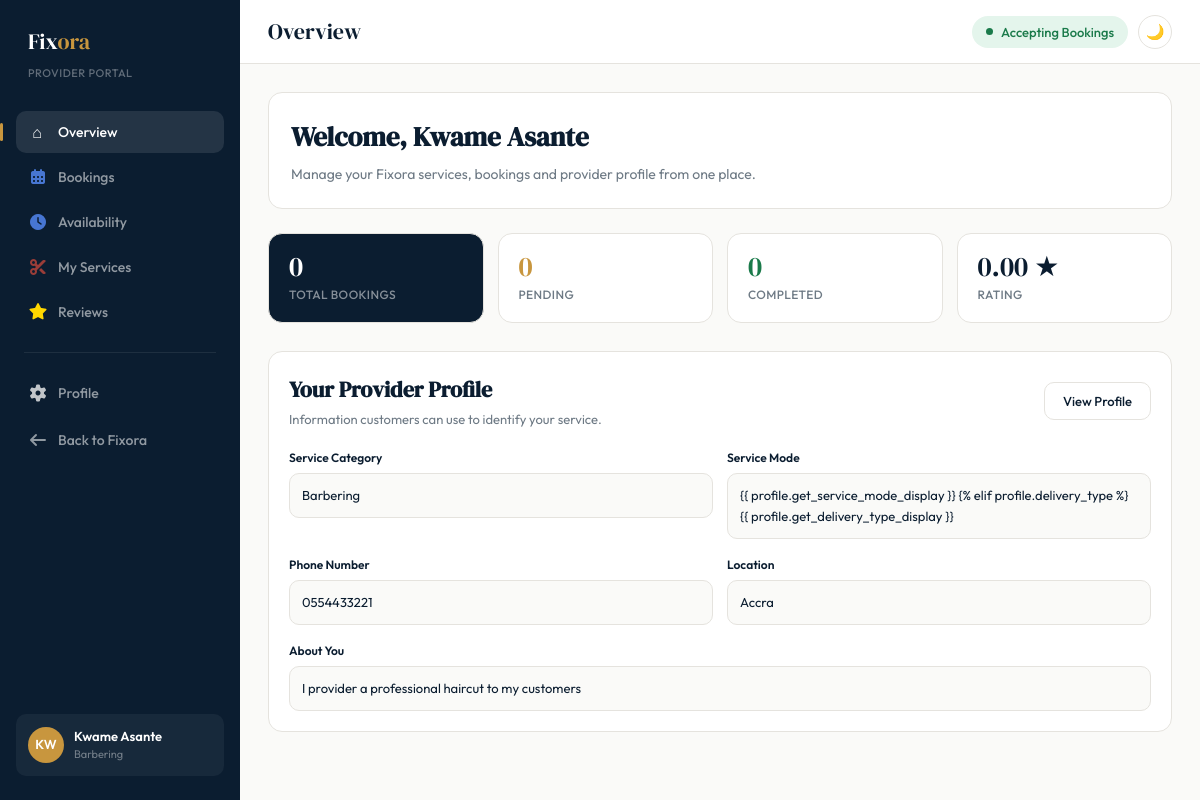
The page /provider/dashboard/ (signed in) on the database its author committed.
### provider/models.py (models this page shows, shortened)
class Provider(models.Model):
    class ServiceType(models.TextChoices):
        BARBERING= 'barbering', 'Barbering'
        LAUNDRY= 'laundry', 'Laundry'
        CLEANING= 'cleaning', 'Cleaning'
    class ServiceMode(models.TextChoices):
        HOME = 'home', 'Home Service'
        WALK_IN = 'walk_in', 'Walk-in'
    user = models.OneToOneField(User, on_delete=models.CASCADE, related_name='provider_profile')
    full_name =models.CharField(max_length=100)
    email=models.EmailField(unique=True)
    phone_number=models.CharField(max_length=10)
    service_type=models.CharField(max_length=100, choices=[('barbering', 'Barbering'), ('laundry', 'Laundry'), ('cleaning', 'Cleaning')])
    service_mode=models.CharField(max_length=20, choices=[('home', 'Home Service'), ('walk_in', 'Walk-in')])
    delivery_type=models.CharField(max_length=20, choices=[('home_service', 'Home Service'), ('pickup', 'Pickup')])
    address=models.CharField(max_length=100)
    bio=models.TextField()
    profile_picture=models.ImageField(upload_to='profile_pictures/', blank=True, null=True)
    status=models.CharField(max_length=10, choices=[('active', 'Active'), ('inactive', 'Inactive')], default='active')
    rating=models.DecimalField(max_digits=3, decimal_places=2, default=0.00)
    availability=models.BooleanField(default=True)
    working_hours=models.CharField(max_length=100)
    created_at=models.DateTimeField(auto_now_add=True)
    class Meta:
        db_table = 'providers'

### provider/views.py (the view, shortened to what this page needs)
# urls.py: path('dashboard/', views.provider_dashboard, name='provider_dashboard'),
@login_required
def provider_dashboard(request):
    provider = Provider.objects.filter(user=request.user).first()
    bookings = Booking.objects.filter(provider=provider).order_by("-booking_date", "-booking_time")
    pending_bookings = bookings.filter(status="pending")
    confirmed_bookings = bookings.filter(status="confirmed")
    completed_bookings = bookings.filter(status="completed")
    cancelled_bookings = bookings.filter(status="cancelled")
    services = Service.objects.filter(provider=provider)
    total_bookings = bookings.count()
    pending_count = pending_bookings.count()
    completed_count = completed_bookings.count()
    context = {
        "provider": provider,
        "profile": provider,
        "bookings": bookings,
        "pending_bookings": pending_bookings,
        "confirmed_bookings": confirmed_bookings,
        "completed_bookings": completed_bookings,
        "cancelled_bookings": cancelled_bookings,
        "services": services,
        "total_bookings": total_bookings,
        "pending_count": pending_count,
        "completed_count": completed_count,
    }
    return render(request, "provider/provider_dashboard.html", context)

### provider/templates/provider/provider_dashboard.html (shortened to what this page needs)
{% load static %}
<!doctype html>
<html lang="en" data-theme="light">
  <head>
    <link
      rel="stylesheet"
      href="{% static 'provider/provider_dashboard.css' %}"
    />
    <link
      rel="stylesheet"
      href="https://cdnjs.cloudflare.com/ajax/libs/font-awesome/7.3.1/css/all.min.css"
    />
  </head>
  <body>
    <div class="layout">
      <aside class="sidebar">
        <div class="side-logo">Fix<span>ora</span></div>
        <div class="side-sub">Provider Portal</div>
        <nav class="side-nav">
          <button
            class="side-link active"
            onclick="switchPanel('overview', this)"
          >
            <span class="side-icon">⌂</span>
            Overview
          </button>
          <button class="side-link" onclick="switchPanel('bookings', this)">
            <span class="side-icon"><i class="fas fa-calendar-alt" style="color: rgb(71, 118, 210);"></i></span>
            Bookings
          </button>
          <button class="side-link" onclick="switchPanel('availability', this)">
            <span class="side-icon"><i class="fas fa-clock" style="color: rgb(71, 118, 210);"></i></span>
            Availability
          </button>
          <button class="side-link" onclick="switchPanel('services', this)">
            <span class="side-icon"><i class="fas fa-cut" style="color: rgb(154, 61, 56);"></i></span>
            My Services
          </button>
          <button class="side-link" onclick="switchPanel('reviews', this)">
            <span class="side-icon"><i class="fas fa-star" style="color: rgb(255, 215, 0);"></i></span>
            Reviews
          </button>
          <div class="side-divider"></div>
          <button class="side-link" onclick="switchPanel('profile', this)">
            <span class="side-icon"><i class="fas fa-cog" style="color: rgba(242, 242, 242, 0.789);"></i></span>
            Profile
          </button>
          <a class="side-link" href="/">
            <span class="side-icon"><i class="fas fa-arrow-left"></i></span>
            Back to Fixora
          </a>
        </nav>
        <div class="side-foot">
          <div class="side-avatar">
            {{ profile.full_name|slice:":2"|upper }}
          </div>
          <div>
            <div class="side-foot-name">{{ profile.full_name }}</div>
            <div class="side-foot-role">
              {{ profile.get_service_type_display }}
            </div>
          </div>
        </div>
      </aside>
      <main class="main">
        <header class="topbar">
          <div class="topbar-title" id="topbar-title">Overview</div>
          <div class="topbar-right">
            <button
              class="status-toggle"
              id="statusToggle"
              onclick="toggleStatus(this)"
            >
              <span class="status-dot"></span>
              {% if profile.availability %} Accepting Bookings {% else %} Not
              Accepting Bookings {% endif %}
            </button>
            <button class="theme-btn" onclick="toggleTheme()" id="themeBtn">
              🌙
            </button>
          </div>
        </header>
        <div class="content">
          <section class="panel active" id="panel-overview">
            <div class="welcome">
              <h1>Welcome, {{ profile.full_name }}</h1>
              <p>
                Manage your Fixora services, bookings and provider profile from
                one place.
              </p>
            </div>
            <div class="stats">
              <div class="stat featured">
                <div class="stat-val">{{ total_bookings }}</div>
                <div class="stat-label">Total Bookings</div>
              </div>
              <div class="stat">
                <div class="stat-val" style="color: var(--gold)">
                  {{ pending_count }}
                </div>
                <div class="stat-label">Pending</div>
              </div>
              <div class="stat">
                <div class="stat-val" style="color: var(--success)">
                  {{ completed_count }}
                </div>
                <div class="stat-label">Completed</div>
              </div>
              <div class="stat">
                <div class="stat-val">{{ profile.rating }} ★</div>
                <div class="stat-label">Rating</div>
              </div>
            </div>
            <div class="card">
              <div class="sec-hd">
                <div>
                  <h2>Your Provider Profile</h2>
                  <div class="sec-sub">
                    Information customers can use to identify your service.
                  </div>
                </div>
                <button
                  class="btn btn-outline"
                  onclick="
                    switchPanel(
                      'profile',
                      document.querySelectorAll('.side-link')[5],
                    )
                  "
                >
                  View Profile
                </button>
              </div>
              <div class="form-row-2">
                <div>
                  <label class="form-label"> Service Category </label>
                  <div class="info-value">
                    {{ profile.get_service_type_display }}
                  </div>
                </div>
                <div>
                  <label class="form-label"> Service Mode </label>
                  <div class="info-value">
                    {% if profile.service_mode %} {{
                    profile.get_service_mode_display }} {% elif
                    profile.delivery_type %} {{
                    profile.get_delivery_type_display }} {% else %} Not
                    specified {% endif %}
                  </div>
                </div>
              </div>
              <div class="form-row-2">
                <div>
                  <label class="form-label"> Phone Number </label>
                  <div class="info-value">{{ profile.phone_number }}</div>
                </div>
                <div>
                  <label class="form-label"> Location </label>
                  <div class="info-value">{{ profile.address }}</div>
                </div>
              </div>
              <div>
                <label class="form-label"> About You </label>
                <div class="info-value">{{ profile.bio }}</div>
              </div>
            </div>
          </section>
        </div>
      </main>
    </div>
  </body>
</html>

### rows shown on the page
Provider: full_name "KW", full_name "Kwame Asante", service_type "Barbering", rating "0.00", phone_number "0554433221", address "Accra", bio "I provider a professional haircut to my customers"

### other values the page prints
{{ total_bookings }} "0"
{{ pending_count }} "0"
{{ completed_count }} "0"
